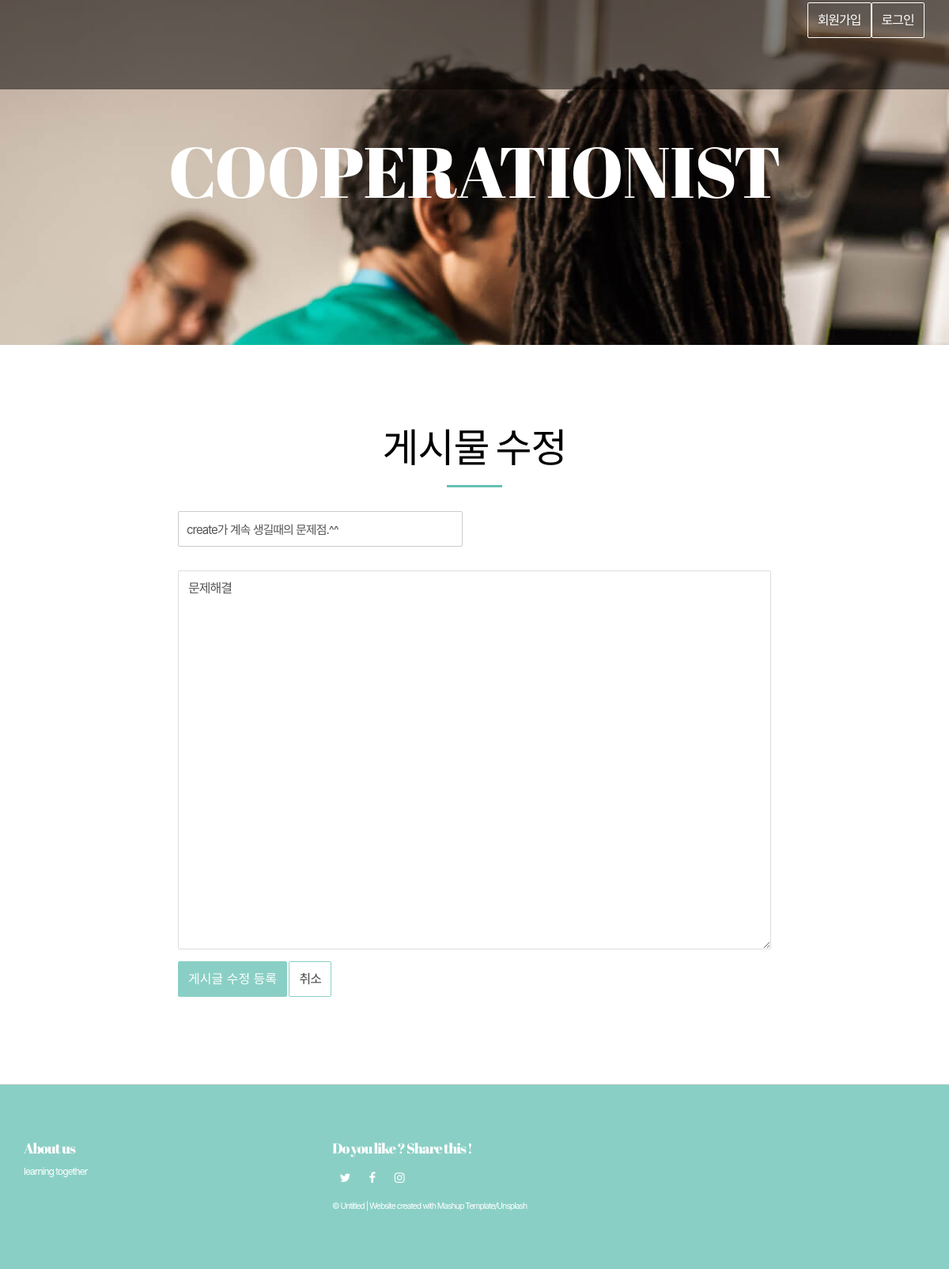
Before: /myWriting/myArticle/updateList/?id=6 with the older database file.
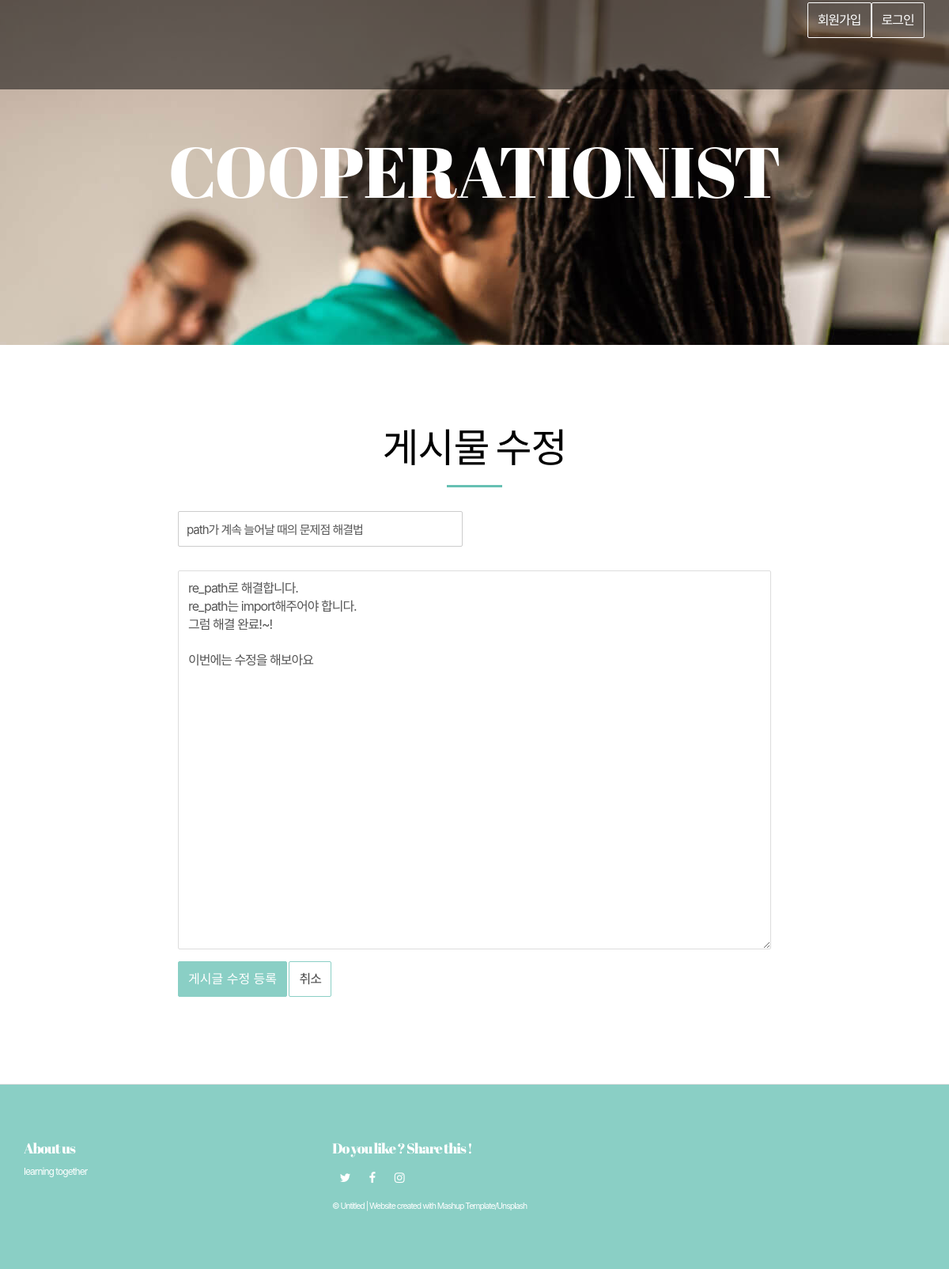
After: the same page with the newer database file.
### web01/models.py (models this page shows)
class Content(models.Model):
    objects = models.Manager()
    title = models.CharField(max_length=105)
    context = models.CharField(max_length=225)
    cnt = models.IntegerField(default=0)
    userId = models.ForeignKey(User, on_delete=models.CASCADE)

### web01/views.py (the view)
# urls.py: re_path(r'updateList/$', views.updateList, name="updateList"),
def updateList(request):
    get_id = request.GET['id']
    content = Content.objects.get(id = get_id)
    return render(request,"web01/update_form.html",{'content':content})

### web01/templates/web01/update_form.html (shortened to what this page needs)
{% extends 'web01/base.html' %}
{% block content %}
<div class="section-container" id="contact-section-container">
    <div class="container contact-form-container">
        <div class="row">
            <div class="col-xs-12 col-md-offset-2 col-md-8">
                <div class="section-container-spacer">
                    <h2 class="text-center">게시물 수정</h2>
                </div>
                <form action="{%url 'updateView' %}" method="POST"> {% csrf_token %}
                    <div>
                    <div class="row">
                        <div class="col-md-6">
                            <div class="form-group">
                                <input type="text" name="title" class="form-control" placeholder="글제목" value="{{content.title}}">
                            </div>
                        </div>
                    </div>
                    <div class="row">
                        <div class="col-md-6">
                        </div>
                    </div>
                    <div class="form-group">
                        <textarea class="form-control" rows="20" name="context" placeholder="Enter your message">{{content.context}}</textarea>
                    </div>
                    <button type="submit" class="btn btn-primary">게시글 수정 등록</button>
                    <a href="{% url 'viewList' %}" class="btn btn-default">취소</a>
                </div>
                </form>
            </div>
        </div>
    </div>
</div>
{% endblock %}

Changed rows visible on the page:
changed Content: title "create가 계속 생길때의 문제점.^^" → "path가 계속 늘어날 때의 문제점 해결법"; context "문제해결" → "re_path로 해결합니다. re_path는 import해주어야 합니다. 그럼 해결 완료!~! 이번에는 수정을 해보아요"
